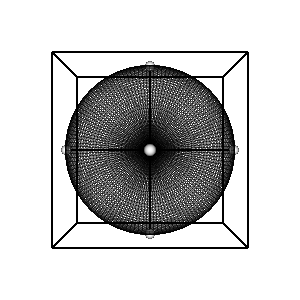

Recreate this plot in Python.
#!/usr/bin/env python
# Demonstrate vtkTensorWidget and vtkTensorRepresentation with default placement.

import vtkmodules.vtkInteractionStyle  # noqa: F401
import vtkmodules.vtkRenderingFreeType  # noqa: F401
import vtkmodules.vtkRenderingOpenGL2  # noqa: F401

from vtkmodules.vtkInteractionWidgets import (
    vtkTensorRepresentation,
    vtkTensorWidget,
)
from vtkmodules.vtkRenderingCore import (
    vtkRenderWindow,
    vtkRenderWindowInteractor,
    vtkRenderer,
)

# Renderer
renderer = vtkRenderer()
renderer.SetBackground(1, 1, 1)

# Render window
render_window = vtkRenderWindow()
render_window.AddRenderer(renderer)
render_window.SetWindowName("tensor widget")
render_window.SetMultiSamples(0)
render_window.SetSize(300, 300)

# Interactor
interactor = vtkRenderWindowInteractor()
interactor.SetRenderWindow(render_window)


# Callback for widget interaction
def select_polygons(widget, event_string):
    pass


# Widget
bounds = [-1, 1, -1, 1, -1, 1]
tensor_rep = vtkTensorRepresentation()
tensor_rep.GetEllipsoidProperty().SetColor(0, 0, 0)
tensor_rep.GetEllipsoidProperty().SetRepresentationToWireframe()
tensor_rep.GetOutlineProperty().SetColor(0, 0, 0)
tensor_rep.SetPlaceFactor(1)
tensor_rep.PlaceWidget(bounds)

tensor_widget = vtkTensorWidget()
tensor_widget.SetInteractor(interactor)
tensor_widget.SetRepresentation(tensor_rep)
tensor_widget.AddObserver("EndInteractionEvent", select_polygons)
tensor_widget.On()

# Scene
renderer.ResetCamera()

interactor.Initialize()
interactor.Start()
